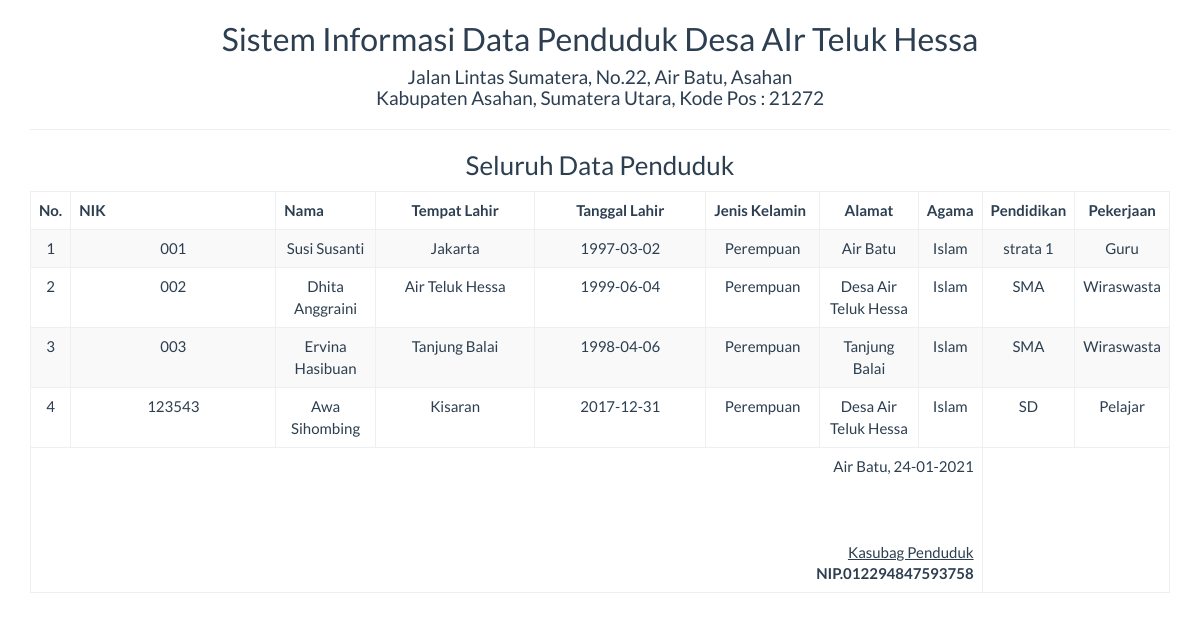
Screenshot of /report/datapenduduk_semua.php with the database file from the repository.
### tables this page shows
CREATE TABLE `tbl_datapenduduk` (
  `id` int(5) NOT NULL,
  `nik` varchar(50) NOT NULL,
  `nama` varchar(100) NOT NULL,
  `tempat_lahir` varchar(50) NOT NULL,
  `tanggal_lahir` date NOT NULL,
  `jenis_kelamin` enum('Perempuan','Laki-Laki') NOT NULL,
  `alamat` varchar(50) NOT NULL,
  `agama` varchar(50) NOT NULL,
  `pendidikan` varchar(50) NOT NULL,
  `pekerjaan` varchar(50) NOT NULL
);

### report/datapenduduk_semua.php (the view, shortened to what this page needs)
<!DOCTYPE html>
<html>
    <head>
        <link href="../Assets/css/bootstrap.min.css" rel="stylesheet" type="text/css"/>
    </head>
    <body onload="print()">
        <?php
        include '../config/koneksi.php';
        ?>
        <div class="container">
            <div class='row'>
                <div class="col-sm-12">
                    <div class="text-center">
                        <h2>Sistem Informasi Data Penduduk Desa AIr Teluk Hessa </h2>
                        <h4> Jalan Lintas Sumatera, No.22, Air Batu, Asahan<br>
                             Kabupaten Asahan, Sumatera Utara, Kode Pos : 21272</h4>
                        <hr>
                        <h3>Seluruh Data Penduduk</h3>
                        <table class="table table-bordered table-striped table-hover">
                        <tbody>
                                <thead>
								<tr>
									<th>No.</th><th width="18%">NIK</th><th>Nama</th><th width="14%"><center>Tempat Lahir </center></th><th width="15%"><center>Tanggal Lahir</center></th><th width="10%">Jenis Kelamin</th>
                                    <th><center>Alamat</center></th><th><center>Agama</center></th><th><center>Pendidikan</center></th><th><center>Pekerjaan</center></th>
								</tr>
								</thead>
							<tbody>
                            <?php
                            $sql = "SELECT * FROM tbl_datapenduduk";
                            $query = mysqli_query($koneksi, $sql) or die("SQL Anda Salah");
                            $nomor = 0;
                            while ($data = mysqli_fetch_array($query)) {
                                $nomor++;
                                ?>
                                <tr>
                                    <td><?= $nomor ?></td>
                                    <td><?= $data['nik'] ?></td>
                                    <td><?= $data['nama'] ?></td>
                                    <td><?= $data['tempat_lahir'] ?></td>
                                    <td><?= $data['tanggal_lahir'] ?></td>
                                    <td><?= $data['jenis_kelamin'] ?></td>
                                    <td><?= $data['alamat'] ?></td>
                                    <td><?= $data['agama'] ?></td>
                                    <td><?= $data['pendidikan'] ?></td>
                                    <td><?= $data['pekerjaan'] ?></td>
                                </tr>
                            <?php } ?>
							</tbody>
                        </tbody>
                            <tfoot>
                                <tr>
                                    <td colspan="8" class="text-right">
                                        Air Batu,  <?= date("d-m-Y") ?>
                                        <br><br><br><br>
                                        <u>Kasubag Penduduk<strong></u><br>
                                           NIP.012294847593758
									</td>
								</tr>
							</tfoot>
                        </table>
                    </div>
                </div>
            </div>
    </body>
</html>

### rows the page displays
tbl_datapenduduk: nik "001", nama "Susi Susanti", tempat_lahir "Jakarta", tanggal_lahir "1997-03-02", jenis_kelamin "Perempuan", alamat "Air Batu", agama "Islam", pendidikan "strata 1", pekerjaan "Guru"
tbl_datapenduduk: nik "002", nama "Dhita Anggraini", tempat_lahir "Air Teluk Hessa", tanggal_lahir "1999-06-04", jenis_kelamin "Perempuan", alamat "Desa Air Teluk Hessa", agama "Islam", pendidikan "SMA", pekerjaan "Wiraswasta"
tbl_datapenduduk: nik "003", nama "Ervina Hasibuan", tempat_lahir "Tanjung Balai", tanggal_lahir "1998-04-06", jenis_kelamin "Perempuan", alamat "Tanjung Balai", agama "Islam", pendidikan "SMA", pekerjaan "Wiraswasta"
tbl_datapenduduk: nik "123543", nama "Awa Sihombing", tempat_lahir "Kisaran", tanggal_lahir "2017-12-31", jenis_kelamin "Perempuan", alamat "Desa Air Teluk Hessa", agama "Islam", pendidikan "SD", pekerjaan "Pelajar"
